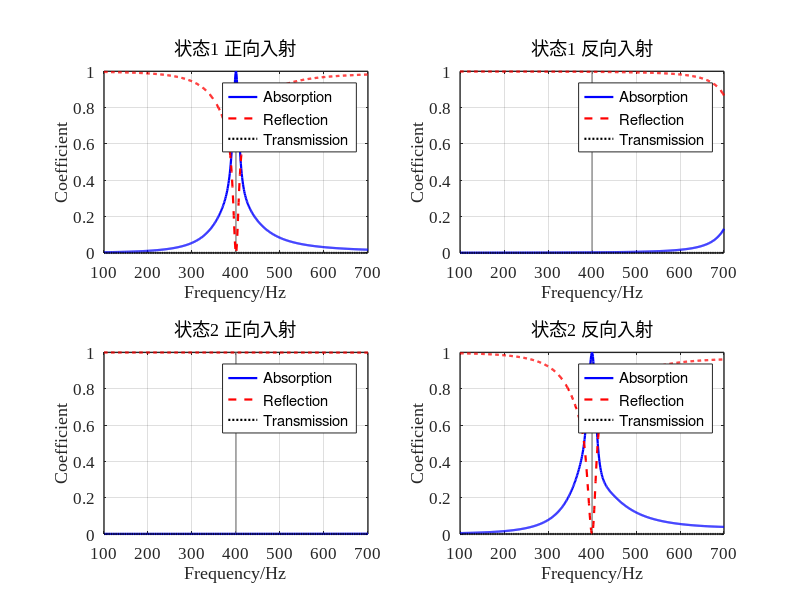
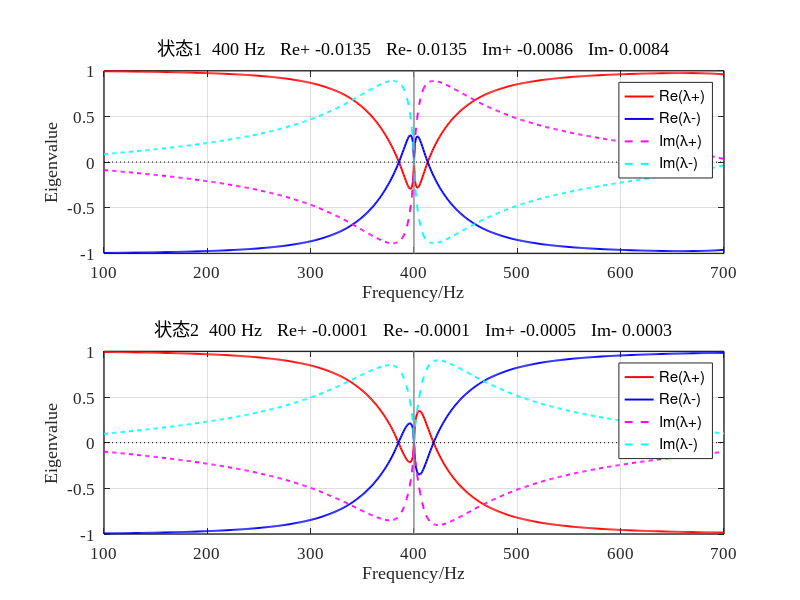

Here is the MATLAB script that generated these plots, in order:
clear;
clc;
close all;

%% 1. 基本参数

f = 100:1:700;
omega = 2*pi*f;
Nf = length(f);

rho0 = 1.29;
c0 = 343;
eta = 1.89e-5;
kappa = 0.026;
Cv = 712;
gamma = 1.4;

P0 = rho0*c0^2/gamma;
Z0 = rho0*c0;

nu = eta/rho0;
mu_bar = kappa/(rho0*Cv);

W = 30e-3;
L = 30e-3;
S = W*L;

Nc = 4;

%% 2. 四单胞结构参数

% 三层微穿孔板厚度（m）。两态共用。
t = 2e-3*ones(Nc,3);

% 12 个孔径（m）。每行一个单胞，三列是三块板。两态共用。
d = 1e-3 * [
    0.10523839  2.30889639  7.99639151;
    6.67688764  0.10287452  4.90627569;
    6.05055847  0.10000000  7.12840978;
    0.17713759  0.21444739  7.16823169
];

% 两侧对调锁在 400 Hz，并尽量让散射特征值并到一起。
H1 = 1e-3 * [
    10.00000000  10.00000000;
    79.79873067  10.00000000;
    79.97383299  10.00000000;
    29.26046627  10.00000000
];

H2 = 1e-3 * [
    34.36160335  33.22451717;
    10.00000000  76.21853906;
    10.00387098  80.00000000;
    64.24610608  25.05666164
];

n_holes = ones(Nc,3);
phi = pi*d.^2.*n_holes/(4*S);
weight = ones(1,Nc)/Nc;

%% 3. 折纸几何

a = 30;       % mm
hc = 20;      % mm
n0 = 4;
beta = 45;    % degree

%% 4. 微穿孔板阻抗（孔径不变，只算一次）

Zp = complex(zeros(Nc,3,Nf));

for s = 1:Nc
    for j = 1:3
        y = (d(s,j)/2)./sqrt(eta./(rho0*omega));
        q = y*sqrt(-1i);
        F = 1-2*besselj(1,q)./(q.*besselj(0,q));
        Z = 1i*omega*rho0*t(s,j)./(phi(s,j).*F) ...
          + sqrt(2)*eta*y./(phi(s,j)*d(s,j)) ...
          + 1i*0.85*omega*rho0*d(s,j)/phi(s,j);
        Zp(s,j,:) = reshape(Z,1,1,Nf);
    end
end

%% 5. Full Stinson Model（与腔高无关，只算一次）

N = 200;

Sv = zeros(1,Nf);
St = zeros(1,Nf);

for m = 0:N
    am = (2*m+1)*pi/W;
    for n = 0:N
        bn = (2*n+1)*pi/L;
        lambda2 = am^2+bn^2;
        wmn = 1/(am^2*bn^2);
        Sv = Sv + wmn*lambda2./(lambda2+1i*omega/nu);
        St = St + wmn*lambda2./(lambda2+1i*omega/mu_bar);
    end
end

Fv = 64*Sv/(W^2*L^2);
Ft = 64*St/(W^2*L^2);

rho_eff = rho0./(1-Fv);
K_eff = gamma*P0./(1+(gamma-1)*Ft);

k_eff = omega.*sqrt(rho_eff./K_eff);
Z_eff = sqrt(rho_eff.*K_eff);

%% 6. 两种腔高分别算正反向吸声

Hstate = cat(3,H1,H2);
alpha = zeros(2,2,Nf);
refl = zeros(2,2,Nf);
trans = zeros(2,Nf);
rfC = complex(zeros(2,Nf));
rbC = complex(zeros(2,Nf));
tauC = complex(zeros(2,Nf));

for state = 1:2
    H = Hstate(:,:,state);
    H_mm = H*1e3;
    h = H_mm/n0;

    if any(H_mm(:)<=0) || any(H_mm(:)>n0*hc)
        error('状态 %d 的腔高必须满足 0 < H <= %.0f mm。', state, n0*hc);
    end

    q = sqrt(max(0,hc^2-h.^2));
    V11 = a.*h.*q/16;
    V12 = h.*(a-hc).*q/(16*tand(beta));
    V13 = h.*q/24.*(hc/tand(beta)-q/2);
    V_mm3 = 8*n0.*(a^2.*h/8-V11-V12-V13);

    if any(V_mm3(:)<=0)
        error('状态 %d 的折纸腔体积出现非正值。', state);
    end

    H_eq = V_mm3*1e-9/S;

    fprintf('\n========== 状态 %d ==========\n', state);
    disp('实际腔高（mm）：');
    disp(H_mm);
    disp('等效腔高（mm）：');
    disp(H_eq*1e3);

    rf = complex(zeros(1,Nf));
    rb = complex(zeros(1,Nf));
    tau = complex(zeros(1,Nf));

    for ii = 1:Nf
        Y_total = complex(zeros(2,2));
        k = k_eff(ii);
        Z = Z_eff(ii);

        for s = 1:Nc
            Tp1 = [1,Zp(s,1,ii);0,1];
            Tp2 = [1,Zp(s,2,ii);0,1];
            Tp3 = [1,Zp(s,3,ii);0,1];

            Hc1 = H_eq(s,1);
            Hc2 = H_eq(s,2);
            Tc1 = [cos(k*Hc1),1i*Z*sin(k*Hc1);
                   1i*sin(k*Hc1)/Z,cos(k*Hc1)];
            Tc2 = [cos(k*Hc2),1i*Z*sin(k*Hc2);
                   1i*sin(k*Hc2)/Z,cos(k*Hc2)];

            Tm = Tp1*Tc1*Tp2*Tc2*Tp3;
            A = Tm(1,1);
            B = Tm(1,2);
            C = Tm(2,1);
            D = Tm(2,2);
            Ys = [D/B,C-A*D/B;1/B,-A/B];
            Y_total = Y_total+weight(s)*Ys;
        end

        Y11 = Y_total(1,1);
        Y12 = Y_total(1,2);
        Y21 = Y_total(2,1);
        Y22 = Y_total(2,2);

        A = -Y22/Y21;
        B = 1/Y21;
        C = Y12-Y11*Y22/Y21;
        D = Y11/Y21;

        den = A+B/Z0+C*Z0+D;
        tau(ii) = 2/den;
        rf(ii) = (A+B/Z0-C*Z0-D)/den;
        rb(ii) = (-A+B/Z0-C*Z0+D)/den;
    end

    alpha(state,1,:) = 1-abs(rf).^2-abs(tau).^2;
    alpha(state,2,:) = 1-abs(rb).^2-abs(tau).^2;
    refl(state,1,:) = abs(rf).^2;
    refl(state,2,:) = abs(rb).^2;
    trans(state,:) = abs(tau).^2;
    rfC(state,:) = rf;
    rbC(state,:) = rb;
    tauC(state,:) = tau;
end

%% 7. 同一频率上的两侧对调

af1 = squeeze(alpha(1,1,:)).';
ab1 = squeeze(alpha(1,2,:)).';
Rf1 = squeeze(refl(1,1,:)).';
Rb1 = squeeze(refl(1,2,:)).';
T1 = trans(1,:);
af2 = squeeze(alpha(2,1,:)).';
ab2 = squeeze(alpha(2,2,:)).';
Rf2 = squeeze(refl(2,1,:)).';
Rb2 = squeeze(refl(2,2,:)).';
T2 = trans(2,:);
joint = (af1-1).^2 + Rf1.^2 + T1.^2 + (Rb1-1).^2 + ab1.^2 ...
    + (ab2-1).^2 + Rb2.^2 + T2.^2 + (Rf2-1).^2 + af2.^2;
[~, iBest] = min(joint);
near = af1>=0.99 & Rf1<=0.01 & T1<=0.01 & Rb1>=0.99 & ab1<=0.01 ...
    & ab2>=0.99 & Rb2<=0.01 & T2<=0.01 & Rf2>=0.99 & af2<=0.01;
fp = [f(iBest), f(iBest)];

fprintf('\n========== 同一频率上的两侧对调 ==========\n');
fprintf('最好频率 %.0f Hz\n', f(iBest));
fprintf('状态1  正向吸声 %.4f  反射 %.4f  透射 %.4f\n', af1(iBest), Rf1(iBest), T1(iBest));
fprintf('状态1  反向吸声 %.4f  反射 %.4f  透射 %.4f\n', ab1(iBest), Rb1(iBest), T1(iBest));
fprintf('状态2  正向吸声 %.4f  反射 %.4f  透射 %.4f\n', af2(iBest), Rf2(iBest), T2(iBest));
fprintf('状态2  反向吸声 %.4f  反射 %.4f  透射 %.4f\n', ab2(iBest), Rb2(iBest), T2(iBest));
fprintf('接近这一标准的频率点 %d 个：', sum(near));
fprintf(' %.0f', f(near));
fprintf(' Hz\n');

%% 8. 绘图

titles = { ...
    '状态1 正向入射', '状态1 反向入射', ...
    '状态2 正向入射', '状态2 反向入射'};
side = [1 2 1 2];
stateId = [1 1 2 2];

figure('Color','w','Position',[40 40 1100 760]);
for p = 1:4
    subplot(2,2,p);
    st = stateId(p);
    sd = side(p);
    hold on;
    plot([fp(st) fp(st)], [0 1], 'Color', [0.55 0.55 0.55], 'LineWidth', 1.0, 'HandleVisibility', 'off');
    hA = plot(f, squeeze(alpha(st,sd,:)), 'b-', 'LineWidth', 1.6);
    hR = plot(f, squeeze(refl(st,sd,:)), 'r--', 'LineWidth', 1.6);
    hT = plot(f, trans(st,:), 'k:', 'LineWidth', 1.6);
    grid on; box on;
    xlim([100 700]); ylim([0 1]);
    xticks(100:100:700); yticks(0:0.2:1);
    xlabel('Frequency/Hz'); ylabel('Coefficient');
    title(titles{p}, 'FontWeight', 'normal');
    legend([hA, hR, hT], {'Absorption', 'Reflection', 'Transmission'}, 'Location', 'best');
    set(gca, 'FontName', 'Times New Roman', 'FontSize', 12, 'LineWidth', 1.0, 'TickDir', 'in');
end

outDir = fileparts(mfilename('fullpath'));
if isempty(outDir)
    outDir = pwd;
end
print(gcf, fullfile(outDir, 'ep_reversal_result.png'), '-dpng', '-r140');

%% 9. 并联后散射矩阵的两个特征值
% 与单胞同一写法。四单元并联后仍是一条双端口，
%   S = [ tau , rb ;
%         rf  , tau ]
%   λ+ = tau + sqrt(rf*rb)
%   λ- = tau - sqrt(rf*rb)
% 一边反射振幅接近 0 时，sqrt(rf*rb) 接近 0，两条特征值靠在一起。
% 开方沿频率连续跟踪，避免主值开方把 λ+ 和 λ- 对调。

lamP = complex(zeros(2,Nf));
lamM = complex(zeros(2,Nf));
for state = 1:2
    rf = rfC(state,:);
    rb = rbC(state,:);
    tau = tauC(state,:);
    delta = sqrt(rf.*rb);
    plus = tau+delta;
    minus = tau-delta;
    for ii = 2:Nf
        if abs(plus(ii)-plus(ii-1))+abs(minus(ii)-minus(ii-1)) ...
                > abs(plus(ii)-minus(ii-1))+abs(minus(ii)-plus(ii-1))
            tmp = plus(ii);
            plus(ii) = minus(ii);
            minus(ii) = tmp;
        end
    end
    lamP(state,:) = plus;
    lamM(state,:) = minus;
end

i400 = find(f==400, 1);
fprintf('\n========== 散射矩阵特征值 ==========\n');
for state = 1:2
    fprintf('状态%d  400 Hz\n', state);
    fprintf('  Re(λ+) % .6f   Re(λ-) % .6f\n', real(lamP(state,i400)), real(lamM(state,i400)));
    fprintf('  Im(λ+) % .6f   Im(λ-) % .6f\n', imag(lamP(state,i400)), imag(lamM(state,i400)));
    fprintf('  |λ+-λ-| %.6e\n', abs(lamP(state,i400)-lamM(state,i400)));
end

eigTitle = {'状态1', '状态2'};
figure('Color','w','Position',[80 40 1000 820]);
for st = 1:2
    subplot(2,1,st);
    hold on;
    h1 = plot(f, real(lamP(st,:)), 'r-', 'LineWidth', 1.4);
    h2 = plot(f, real(lamM(st,:)), 'b-', 'LineWidth', 1.4);
    h3 = plot(f, imag(lamP(st,:)), 'm--', 'LineWidth', 1.4);
    h4 = plot(f, imag(lamM(st,:)), 'c--', 'LineWidth', 1.4);
    plot([100 700], [0 0], 'k:', 'HandleVisibility', 'off');
    yl = ylim;
    plot([400 400], yl, 'Color', [0.55 0.55 0.55], 'LineWidth', 1.0, 'HandleVisibility', 'off');
    ylim(yl);
    grid on; box on;
    xlim([100 700]);
    xticks(100:100:700);
    xlabel('Frequency/Hz'); ylabel('Eigenvalue');
    title(sprintf('%s  400 Hz   Re+ %.4f   Re- %.4f   Im+ %.4f   Im- %.4f', ...
        eigTitle{st}, real(lamP(st,i400)), real(lamM(st,i400)), ...
        imag(lamP(st,i400)), imag(lamM(st,i400))), 'FontWeight', 'normal');
    legend([h1 h2 h3 h4], {'Re(\lambda+)','Re(\lambda-)','Im(\lambda+)','Im(\lambda-)'}, 'Location', 'northeast');
    set(gca, 'FontName', 'Times New Roman', 'FontSize', 12, 'LineWidth', 1.0, 'TickDir', 'in');
end
print(gcf, fullfile(outDir, 'ep_reversal_eigenvalues.png'), '-dpng', '-r140');

% 工作区数据。每行一个频率，两个状态的特征值实部、虚部都在里面。
EigenvalueData = [ ...
    f(:), ...
    real(lamP(1,:)).', imag(lamP(1,:)).', real(lamM(1,:)).', imag(lamM(1,:)).', ...
    real(lamP(2,:)).', imag(lamP(2,:)).', real(lamM(2,:)).', imag(lamM(2,:)).'];
EigenvalueNames = { ...
    'Frequency_Hz', ...
    'State1_Re_plus', 'State1_Im_plus', 'State1_Re_minus', 'State1_Im_minus', ...
    'State2_Re_plus', 'State2_Im_plus', 'State2_Re_minus', 'State2_Im_minus'};

fid = fopen(fullfile(outDir, 'ep_reversal_eigenvalues.csv'), 'w');
fprintf(fid, '%s', EigenvalueNames{1});
for k = 2:numel(EigenvalueNames)
    fprintf(fid, ',%s', EigenvalueNames{k});
end
fprintf(fid, '\n');
for ii = 1:Nf
    fprintf(fid, '%.1f', EigenvalueData(ii,1));
    fprintf(fid, ',%.8f', EigenvalueData(ii,2:end));
    fprintf(fid, '\n');
end
fclose(fid);
fprintf('特征值在工作区变量 EigenvalueData 里，共 %d 行。400 Hz 是第 %d 行。\n', Nf, i400);
disp(EigenvalueNames);
disp(EigenvalueData(i400,:));
fprintf('图已保存。\n');
